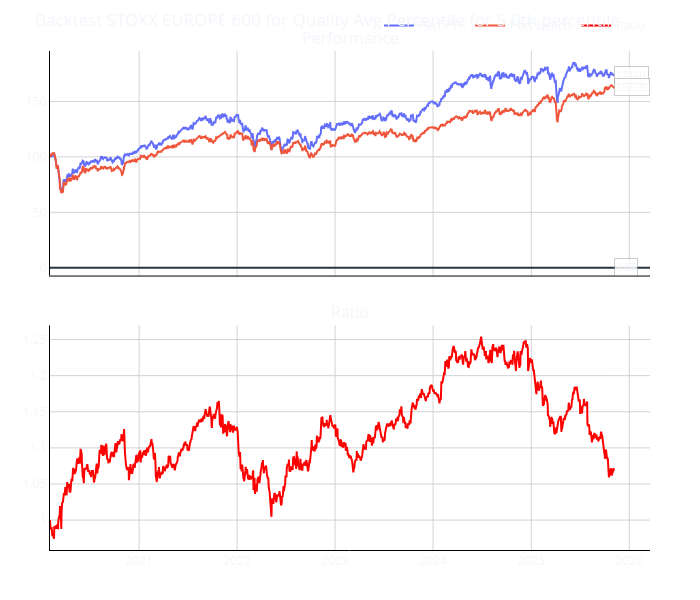

Notebook code cell kept with this figure:
### Code cell
################ EUROPE ################
bench = 'STOXX EUROPE 600' #'STOXX EUROPE 600'
for metric in [ 'Quality Avg Percentile']:
    metrics = metric
    percentile = 0.05 # Top 600 * 0.10 = 60 boites
    ptf_name = 'ML EU Q1'
    ponderation = 'Market cap' #'Market cap'
    top_mandatory = None
    cap_weight_threshold = None
    cut_mkt_cap = 0

    builder_EU = PtfBuilder(screen_agg, 
                        returns, 
                        bench=bench,
                        ptf_name=ptf_name, 
                        percentile=percentile,
                        liste_noire=None,
                        metrics=metrics, 
                        ponderation = ponderation)

    builder_EU.generic_histo_seclist(start_date=datetime(2019,12,31))
    builder_EU.backtest_plot_ptf_bench(title=f"Backtest {bench} for {metrics} for {percentile*100}th percentile", save_path=None)

### Figure 1 — Plotly figure (JSON) as saved in the notebook; plotly's stock layout.template omitted (floating-point values rounded to 4 significant figures; data arrays with more than 128 entries replaced by an {"elided": "..."} marker saying what was removed)
{"data": [{"line": {"width": 2}, "mode": "lines", "name": "Perf PTF", "x": {"elided": "1479 str values"}, "y": {"elided": "1479 float values"}, "type": "scatter", "xaxis": "x", "yaxis": "y"}, {"line": {"width": 2}, "mode": "lines", "name": "Perf Bench", "x": {"elided": "1479 str values"}, "y": {"elided": "1479 float values"}, "type": "scatter", "xaxis": "x", "yaxis": "y"}, {"line": {"color": "red", "width": 2}, "mode": "lines", "name": "Ratio", "x": {"elided": "1479 str values"}, "y": {"elided": "1479 float values"}, "type": "scatter", "xaxis": "x2", "yaxis": "y2"}], "layout": {"xaxis": {"anchor": "y", "domain": [0.0, 1.0], "matches": "x2", "showticklabels": false, "showgrid": true, "gridwidth": 1, "gridcolor": "lightgray", "showline": true, "linewidth": 1, "linecolor": "black"}, "yaxis": {"anchor": "x", "domain": [0.55, 1.0], "showgrid": true, "gridwidth": 1, "gridcolor": "lightgray", "showline": true, "linewidth": 1, "linecolor": "black"}, "xaxis2": {"anchor": "y2", "domain": [0.0, 1.0], "showgrid": true, "gridwidth": 1, "gridcolor": "lightgray", "showline": true, "linewidth": 1, "linecolor": "black"}, "yaxis2": {"anchor": "x2", "domain": [0.0, 0.45], "showgrid": true, "gridwidth": 1, "gridcolor": "lightgray", "showline": true, "linewidth": 1, "linecolor": "black"}, "annotations": [{"font": {"size": 16}, "showarrow": false, "text": "Performance", "x": 0.5, "xanchor": "center", "xref": "paper", "y": 1.0, "yanchor": "bottom", "yref": "paper"}, {"font": {"size": 16}, "showarrow": false, "text": "Ratio", "x": 0.5, "xanchor": "center", "xref": "paper", "y": 0.45, "yanchor": "bottom", "yref": "paper"}, {"bgcolor": "rgba(255,255,255,0.8)", "bordercolor": "rgba(0,0,0,0.2)", "borderwidth": 1, "font": {"size": 10}, "showarrow": false, "text": "174.01", "x": "2025-11-05T00:00:00", "xanchor": "left", "y": 174.0}, {"bgcolor": "rgba(255,255,255,0.8)", "bordercolor": "rgba(0,0,0,0.2)", "borderwidth": 1, "font": {"size": 10}, "showarrow": false, "text": "162.90", "x": "2025-11-05T00:00:00", "xanchor": "left", "y": 162.9}, {"bgcolor": "rgba(255,255,255,0.8)", "bordercolor": "rgba(0,0,0,0.2)", "borderwidth": 1, "font": {"size": 10}, "showarrow": false, "text": "1.07", "x": "2025-11-05T00:00:00", "xanchor": "left", "y": 1.068}], "legend": {"orientation": "h", "yanchor": "bottom", "y": 1.02, "xanchor": "right", "x": 1}, "margin": {"l": 50, "r": 50, "t": 50, "b": 50}, "title": {"text": "Backtest STOXX EUROPE 600 for Quality Avg Percentile for 5.0th percentile"}, "width": 700, "height": 600, "showlegend": true, "plot_bgcolor": "white", "paper_bgcolor": "white"}}
